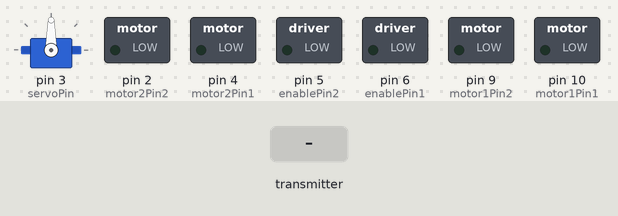
Simulated run of this sketch. Board: Arduino Uno, built with avr-gcc and run on an emulated ATmega328P. Parts: servo, switched loads named in the sketch (green lamp = pin HIGH). Inputs (shaded band) come from the test bench. No radio packets arrive unless stated.

Above: at 1.2 s.
1.3 s: the transmitter starts sending joy1X = 0
At 2.5 s:
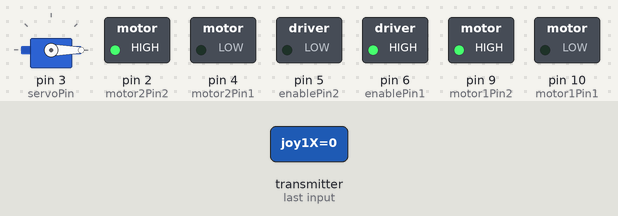
2.8 s: the transmitter starts sending joy1Y = 256
At 3.7 s:
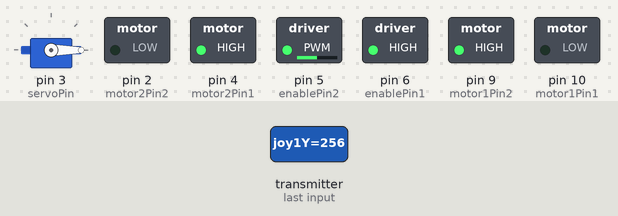
4.3 s: the transmitter starts sending joy2X = 256
At 4.8 s:
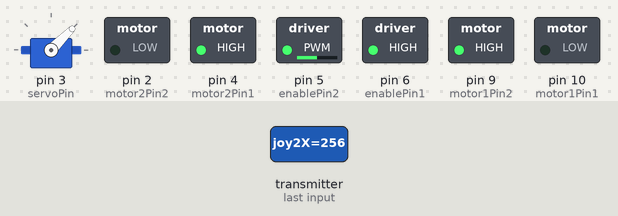
5.8 s: the transmitter starts sending joy1X = 256
At 7.0 s:
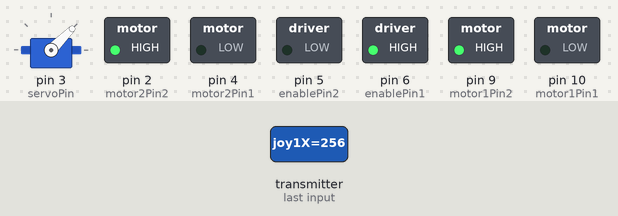
7.3 s: the transmitter starts sending joy1Y = 0
At 8.3 s:
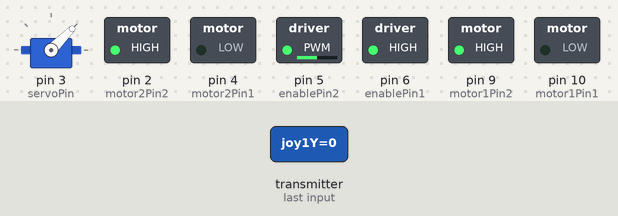
8.8 s: the transmitter starts sending joy2X = 0
At 9.4 s:
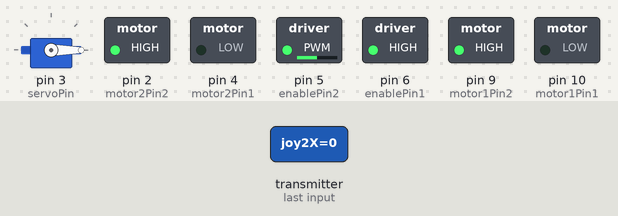
Timing chart, 0 to 11.3 s (numbered marks = the images above; inputs shaded):
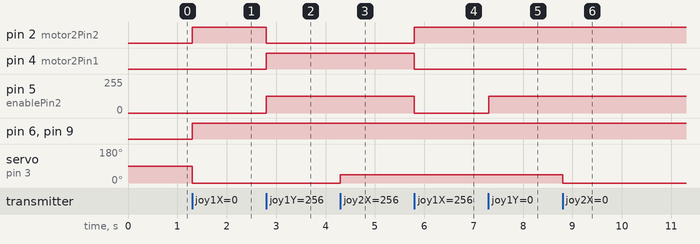

Measured:
- after the input at 1.3 s, pin 2 (motor2Pin2), pin 6 (enablePin1), pin 9 (motor1Pin2): LOW → HIGH at once; servo on pin 3 (servoPin): 90° → 0° at once
- after the input at 2.8 s, pin 2 (motor2Pin2): HIGH → LOW at once; pin 4 (motor2Pin1): LOW → HIGH at once; pin 5 (enablePin2): 0/255 → 127/255 at once
- after the input at 4.3 s, servo on pin 3 (servoPin): 0° → 45° at once
- after the input at 5.8 s, pin 2 (motor2Pin2): LOW → HIGH at once; pin 4 (motor2Pin1): HIGH → LOW at once; pin 5 (enablePin2): 127/255 → 0/255 at once
- after the input at 7.3 s, pin 5 (enablePin2): 0/255 → 127/255 at once
- after the input at 8.8 s, servo on pin 3 (servoPin): 45° → 0° at once

The sketch:

Receiver.ino
```cpp
#include <SPI.h>
#include <nRF24L01.h>
#include <RF24.h>
#include <Servo.h>

RF24 radio(7, 8);

const byte address[6] = "00001";

const int motor1Pin1 = 10;
const int motor1Pin2 = 9;
const int motor2Pin1 = 4;
const int motor2Pin2 = 2;
const int enablePin1 = 6;
const int enablePin2 = 5;

const int servoPin = 3;

Servo servo;

struct Data {
  int joy1X;
  int joy1Y;
  int joy2X;
  int joy2Y;
};

Data data;

void setup() {
  Serial.begin(9600);

  radio.begin();
  radio.openReadingPipe(0, address);
  radio.setPALevel(RF24_PA_MIN);
  radio.startListening();

  pinMode(motor1Pin1, OUTPUT);
  pinMode(motor1Pin2, OUTPUT);
  pinMode(motor2Pin1, OUTPUT);
  pinMode(motor2Pin2, OUTPUT);
  pinMode(enablePin1, OUTPUT);
  pinMode(enablePin2, OUTPUT);

  servo.attach(servoPin);
}

void loop() {
  if (radio.available()) {
    radio.read(&data, sizeof(data));

    int motorSpeedY = map(data.joy1Y, 0, 1023, -255, 255);
    int motorSpeedX = map(data.joy1X, 0, 1023, -255, 255);

    int motor1Speed = constrain(motorSpeedY + motorSpeedX, -255, 255);
    int motor2Speed = constrain(motorSpeedY - motorSpeedX, -255, 255);

    analogWrite(enablePin1, abs(motor1Speed));
    analogWrite(enablePin2, abs(motor2Speed));

    if (motor1Speed > 0) {
      digitalWrite(motor1Pin1, HIGH);
      digitalWrite(motor1Pin2, LOW);
    } else {
      digitalWrite(motor1Pin1, LOW);
      digitalWrite(motor1Pin2, HIGH);
    }

    if (motor2Speed > 0) {
      digitalWrite(motor2Pin1, HIGH);
      digitalWrite(motor2Pin2, LOW);
    } else {
      digitalWrite(motor2Pin1, LOW);
      digitalWrite(motor2Pin2, HIGH);
    }

    int servoPos = map(data.joy2X, 0, 1023, 0, 180);
    servo.write(servoPos);
  }
}
```
